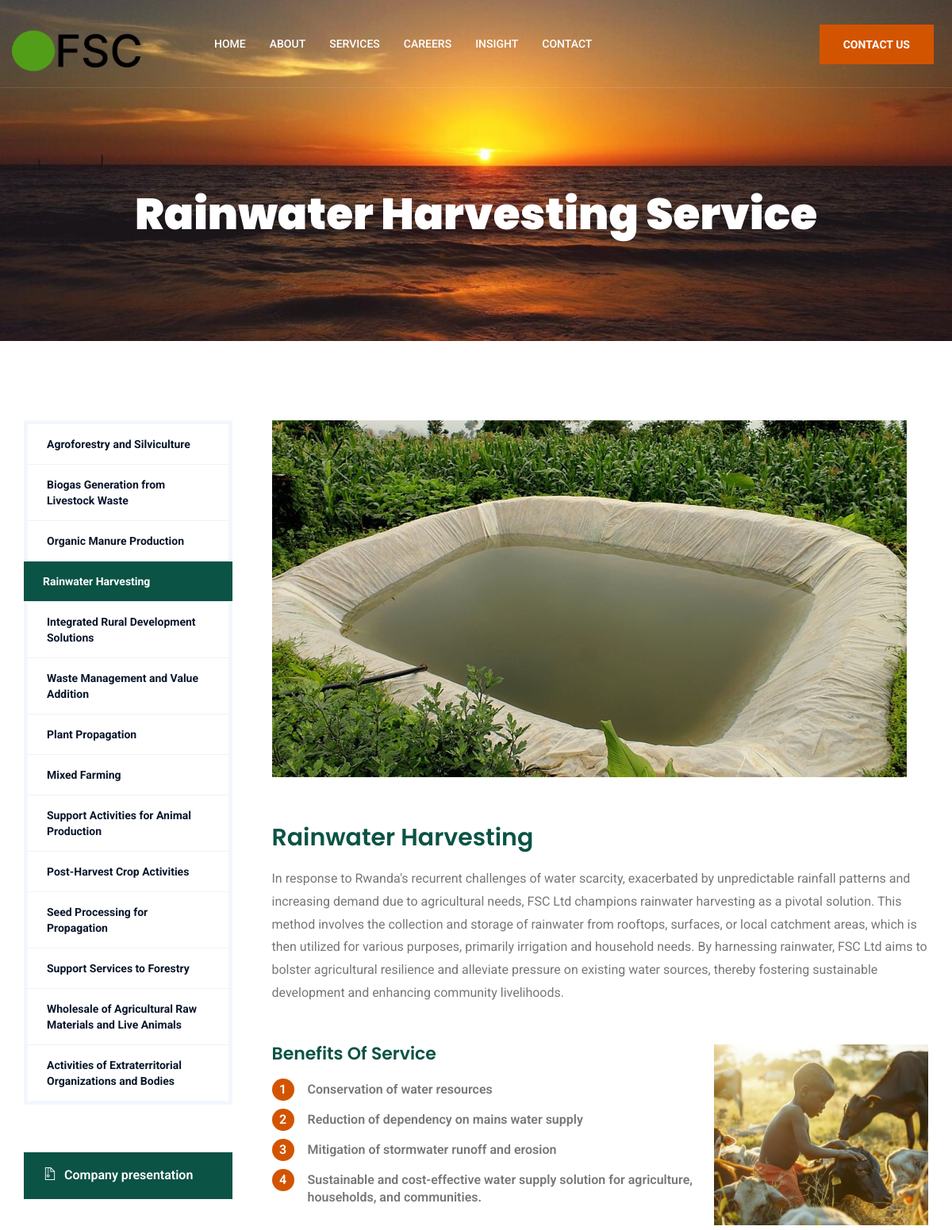
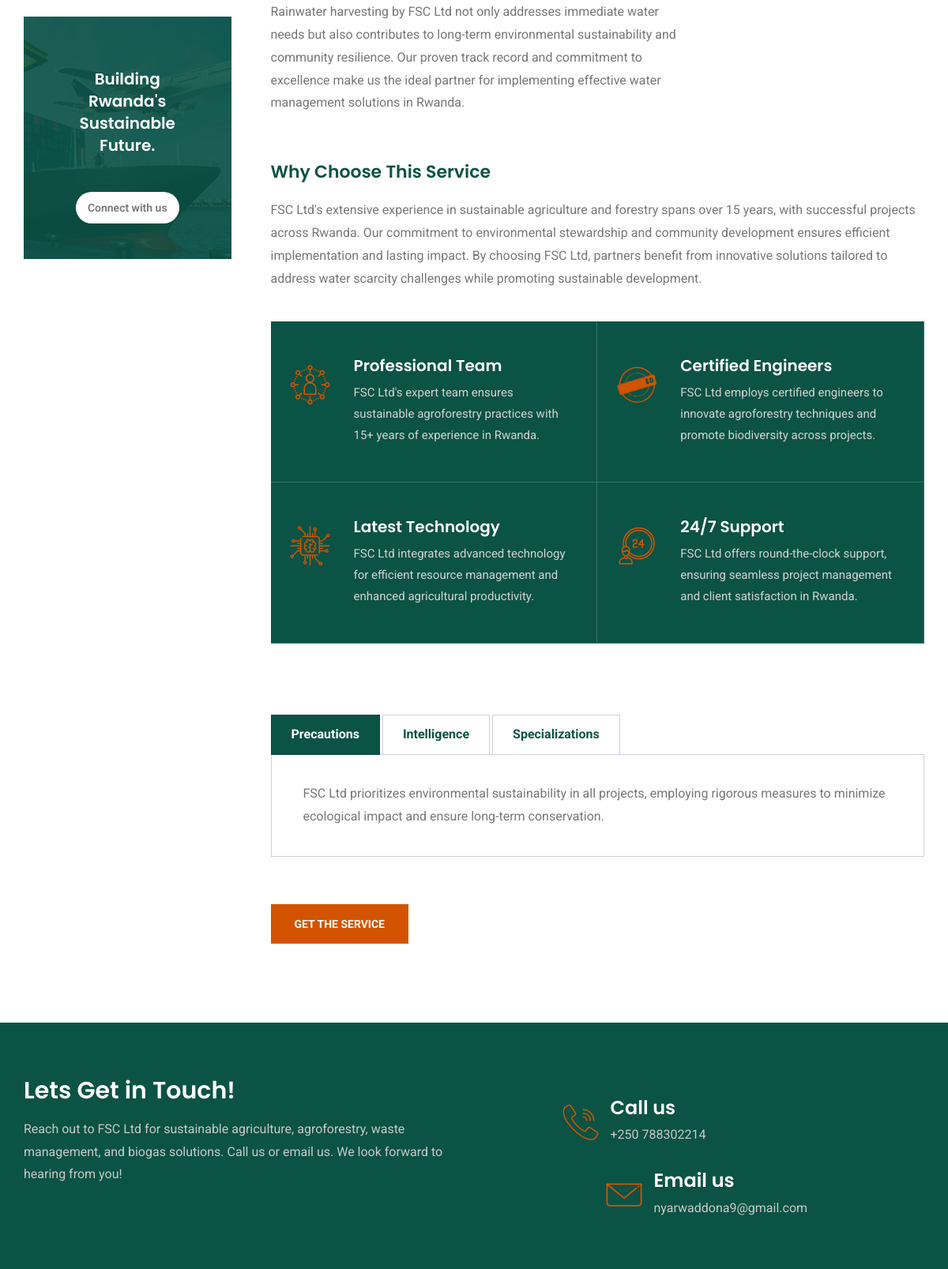
The page /RainwaterHarvesting (upper part) on the database its author committed (2 pictures, top to bottom).
### fsc_app/models.py (models this page shows, shortened)
class CompanyInfo(models.Model):
    logo = models.ImageField(upload_to='logos/', null=True, blank=True)
    phone = models.CharField(max_length=15, null=True, blank=True)
    email = models.EmailField(null=True, blank=True)
    VATnumber = models.CharField(max_length=50, null=True, blank=True)
    location = models.CharField(max_length=200, null=True, blank=True)
    office_time = models.CharField(max_length=100, null=True, blank=True)
    blochure = models.FileField(upload_to='brochures/', null=True, blank=True)
    facebook = models.CharField(max_length=200, null=True, blank=True)
    twitter = models.CharField(max_length=200, null=True, blank=True)
    linkedin = models.CharField(max_length=200, null=True, blank=True)
    pinterest = models.CharField(max_length=200, null=True, blank=True)
    vimo = models.CharField(max_length=200, null=True, blank=True)

### fsc_app/views.py (the view)
# urls.py: path('RainwaterHarvesting', views.RainwaterHarvesting, name='RainwaterHarvesting'),
def RainwaterHarvesting(request):
    company_info = CompanyInfo.objects.first()
    return render(request, 'fsc/RainwaterHarvesting.html', {'company_info': company_info})

### templates/fsc/RainwaterHarvesting.html (shortened to what this page needs)
{% load static %}
<!DOCTYPE html>
<html lang="en">
  <head>
    <link href="{% static 'assets/css/themify-icons.css' %}" rel="stylesheet" />
    <link href="{% static 'assets/css/flaticon.css' %}" rel="stylesheet" />
    <link href="{% static 'assets/css/bootstrap.min.css' %}" rel="stylesheet" />
    <link href="{% static 'assets/css/animate.css' %}" rel="stylesheet" />
    <link href="{% static 'assets/css/owl.carousel.css' %}" rel="stylesheet" />
    <link href="{% static 'assets/css/owl.theme.css' %}" rel="stylesheet" />
    <link href="{% static 'assets/css/slick.css' %}" rel="stylesheet" />
    <link href="{% static 'assets/css/slick-theme.css' %}" rel="stylesheet" />
    <link href="{% static 'assets/css/swiper.min.css' %}" rel="stylesheet" />
    <link href="{% static 'assets/css/odometer-theme-default.css' %}" rel="stylesheet" />
    <link href="{% static 'assets/css/owl.transitions.css' %}" rel="stylesheet" />
    <link href="{% static 'assets/css/jquery.fancybox.css' %}" rel="stylesheet" />
    <link href="{% static 'assets/css/style.css' %}" rel="stylesheet" />
  </head>
  <body>
    <div class="page-wrapper">
      <header id="header" class="site-header header-style-1">
        <nav class="navigation navbar navbar-default">
          <div class="container-fluid">
            <div class="navbar-header">
              {% if company_info.logo %}
              <a class="navbar-brand" href="{% url 'index' %}">
                  <img src="{{ company_info.logo.url }}" alt="Company Logo" />
              </a>
          {% else %}
              <a class="navbar-brand" href="index.html">
                  <img src="{% static 'assets/images/logo-2.png' %}" alt />
              </a>
          {% endif %}
      </div>
      <div id="navbar" class="navbar-collapse collapse navigation-holder">
          <ul class="nav navbar-nav">
              <li>
                  <a href="{% url 'index' %}">Home</a>
              </li>
              <li><a href="{% url 'about' %}">About</a></li>
              <li class="menu-item-has-children">
                  <a href="{% url 'services' %}">Services</a>
              </li>
              <li>
                  <a href="{% url 'career' %}">Careers</a>
              </li>
              <li>
                  <a href="{% url 'blog' %}">Insight</a>
              </li>
              <li><a href="{% url 'contact' %}">Contact</a></li>
          </ul>
      </div>
            <div class="search-contact">
              <div class="contact">
                <a href="{% url 'contact' %}" class="theme-btn">Contact us</a>
              </div>
            </div>
          </div>
        </nav>
      </header>
      <section class="page-title">
        <div class="container">
          <div class="row">
            <div class="col col-xs-12">
              <h2>Rainwater Harvesting Service</h2>
            </div>
          </div>
        </div>
      </section>
      <section class="service-single-section section-padding">
        <div class="container">
          <div class="row">
            <div class="col col-md-9 col-md-push-3">
              <div class="service-single-content">
                <div class="service-single-slider">
                  <img src="{% static 'assets/images/service-single/img-1.jpg' %}" alt />
                </div>
                <h2>Rainwater Harvesting</h2>
                <p>
                  In response to Rwanda's recurrent challenges of water
                  scarcity, exacerbated by unpredictable rainfall patterns and
                  increasing demand due to agricultural needs, FSC Ltd champions
                  rainwater harvesting as a pivotal solution. This method
                  involves the collection and storage of rainwater from
                  rooftops, surfaces, or local catchment areas, which is then
                  utilized for various purposes, primarily irrigation and
                  household needs. By harnessing rainwater, FSC Ltd aims to
                  bolster agricultural resilience and alleviate pressure on
                  existing water sources, thereby fostering sustainable
                  development and enhancing community livelihoods.
                </p>
                <div class="benefit clearfix">
                  <div class="details">
                    <h3>Benefits of Service</h3>
                    <ul>
                      <li><span>1</span> Conservation of water resources</li>
                      <li>
                        <span>2</span> Reduction of dependency on mains water
                        supply
                      </li>
                      <li>
                        <span>3</span> Mitigation of stormwater runoff and
                        erosion
                      </li>
                      <li>
                        <span>4</span> Sustainable and cost-effective water
                        supply solution for agriculture, households, and
                        communities.
                      </li>
                    </ul>
                    <p>
                      Rainwater harvesting by FSC Ltd not only addresses
                      immediate water needs but also contributes to long-term
                      environmental sustainability and community resilience. Our
                      proven track record and commitment to excellence make us
                      the ideal partner for implementing effective water
                      management solutions in Rwanda.
                    </p>
                  </div>
                  <div class="img-holder">
                    <img
                      src="assets/images/service-single/benefit-pic.jpg"
                      alt=""
                    />
                  </div>
                </div>
                <div class="why-choose-service">
                  <h3>Why Choose This Service</h3>
                  <p>
                    FSC Ltd's extensive experience in sustainable agriculture
                    and forestry spans over 15 years, with successful projects
                    across Rwanda. Our commitment to environmental stewardship
                    and community development ensures efficient implementation
                    and lasting impact. By choosing FSC Ltd, partners benefit
                    from innovative solutions tailored to address water scarcity
                    challenges while promoting sustainable development.
                  </p>
                  <div class="list clearfix">
                    <div>
                      <i class="fi flaticon-network-1"></i>
                      <h4>Professional Team</h4>
                      <p>
                        FSC Ltd's expert team ensures sustainable agroforestry
                        practices with 15+ years of experience in Rwanda.
                      </p>
                    </div>
                    <div>
                      <i
                        class="fi flaticon-circular-label-with-certified-stamp"
                      ></i>
                      <h4>Certified Engineers</h4>
                      <p>
                        FSC Ltd employs certified engineers to innovate
                        agroforestry techniques and promote biodiversity across
                        projects.
                      </p>
                    </div>
                    <div>
                      <i class="fi flaticon-chip"></i>
                      <h4>Latest Technology</h4>
                      <p>
                        FSC Ltd integrates advanced technology for efficient
                        resource management and enhanced agricultural
                        productivity.
                      </p>
                    </div>
                    <div>
                      <i class="fi flaticon-24-hours"></i>
                      <h4>24/7 Support</h4>
                      <p>
                        FSC Ltd offers round-the-clock support, ensuring
                        seamless project management and client satisfaction in
                        Rwanda.
                      </p>
                    </div>
                  </div>
                </div>
                <div class="service-single-tab clearfix">
                  <ul class="nav">
                    <li class="active">
                      <a href="#precautions" data-toggle="tab">Precautions</a>
                    </li>
                    <li>
                      <a href="#intelligence" data-toggle="tab">Intelligence</a>
                    </li>
                    <li>
                      <a href="#specializations" data-toggle="tab"
                        >Specializations</a
                      >
                    </li>
                  </ul>
                  <div class="tab-content">
                    <div class="tab-pane fade in active" id="precautions">
                      <p>
                        FSC Ltd prioritizes environmental sustainability in all
                        projects, employing rigorous measures to minimize
                        ecological impact and ensure long-term conservation.
                      </p>
                    </div>
                  </div>
                </div>
                <a href="#" class="theme-btn">Get the service</a>
              </div>
            </div>
            <div class="col col-md-3 col-md-pull-9">
              <div class="service-sidebar">
                <div class="widget service-list-widget">
                  <ul>
                    <li><a href="{% url 'agroforestry' %}">Agroforestry and Silviculture</a></li>
                    <li><a href="{% url 'biogasGeneration' %}">Biogas Generation from Livestock Waste</a></li>
                    <li><a href="{% url 'OrganicManureProduction' %}">Organic Manure Production</a></li>
                    <li class="current"><a href="{% url 'RainwaterHarvesting' %}">Rainwater Harvesting</a></li>
                    <li><a href="{% url 'RuralDevelopmentSolutions' %}">Integrated Rural Development Solutions</a></li>
                    <li><a href="{% url 'WasteManagement' %}">Waste Management and Value Addition</a></li>
                    <li><a href="{% url 'plant_propagation' %}">Plant Propagation</a></li>
                    <li ><a href="{% url 'mixed_farming' %}">Mixed Farming</a></li>
                    <li><a href="{% url 'animal_production' %}">Support Activities for Animal Production</a></li>
                    <li><a href="{% url 'post_harvest_crop' %}">Post-Harvest Crop Activities</a></li>
                    <li><a href="{% url 'seed_processing' %}">Seed Processing for Propagation</a></li>
                    <li><a href="{% url 'support_servicestoforestry' %}">Support Services to Forestry</a></li>
                    <li><a href="{% url 'wholesale_of_agricultural' %}">Wholesale of Agricultural Raw Materials and Live Animals</a></li>
                    <li><a href="{% url 'extraterritorial_organizations' %}">Activities of Extraterritorial Organizations and Bodies</a></li>
                </ul>
                </div>
                <div class="widget download-widget">
                  <ul>
                    <li>
                      <a href="#"><i class="ti-zip"></i>Company presentation</a>
                    </li>
                  </ul>
                </div>
                <div class="widget contact-widget">
                  <div>
                    <h5>Building Rwanda's Sustainable Future.</h5>
                    <a href="#">Connect with us</a>
                  </div>
                </div>
              </div>
            </div>
          </div>
        </div>
      </section>
      <section class="cta-section">
        <div class="container">
          <div class="row">
            <div class="col col-lg-6 col-md-6">
              <div class="cta-text">
                <h3>Lets Get in Touch!</h3>
                <p>
                  Reach out to FSC Ltd for sustainable agriculture,
                  agroforestry, waste management, and biogas solutions. Call us
                  or email us. We look forward to hearing from you!
                </p>
              </div>
            </div>
            <div class="col col-lg-5 col-lg-offset-1 col-md-6">
              <div class="contact-info">
                <div>
                  <i class="fi flaticon-call"></i>
                  <h4>Call us</h4>
                  <p>{{ company_info.phone }}</p>
                </div>
                <div>
                  <i class="fi flaticon-contact"></i>
                  <h4>Email us</h4>
                  <p>{{ company_info.email }}</p>
                </div>
              </div>
            </div>
          </div>
        </div>
      </section>
    </div>
  </body>
</html>

### rows shown on the page
CompanyInfo: logo (picture), phone "+250 788302214", email "nyarwaddona9@gmail.com"
